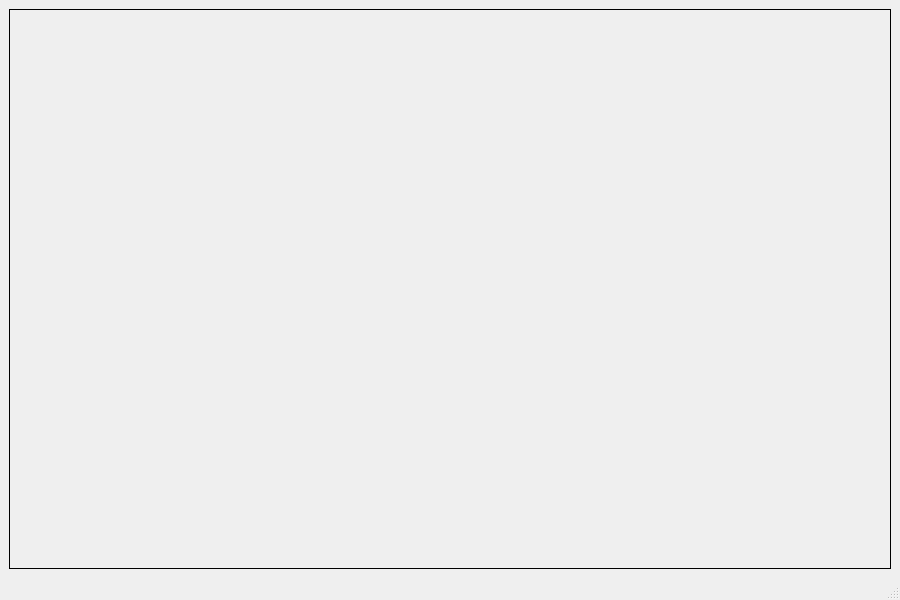
<?xml version="1.0" encoding="UTF-8"?>
<ui version="4.0">
 <class>MainWindow</class>
 <widget class="QMainWindow" name="MainWindow">
  <property name="geometry">
   <rect>
    <x>0</x>
    <y>0</y>
    <width>900</width>
    <height>600</height>
   </rect>
  </property>
  <property name="windowTitle">
   <string>MainWindow</string>
  </property>
  <widget class="QWidget" name="centralwidget">
   <layout class="QGridLayout" name="gridLayout">
    <item row="0" column="0">
     <widget class="QLabel" name="label_img">
      <property name="frameShape">
       <enum>QFrame::Box</enum>
      </property>
      <property name="text">
       <string/>
      </property>
     </widget>
    </item>
   </layout>
  </widget>
  <widget class="QMenuBar" name="menubar">
   <property name="geometry">
    <rect>
     <x>0</x>
     <y>0</y>
     <width>900</width>
     <height>23</height>
    </rect>
   </property>
  </widget>
  <widget class="QStatusBar" name="statusbar"/>
 </widget>
 <resources/>
 <connections/>
</ui>
